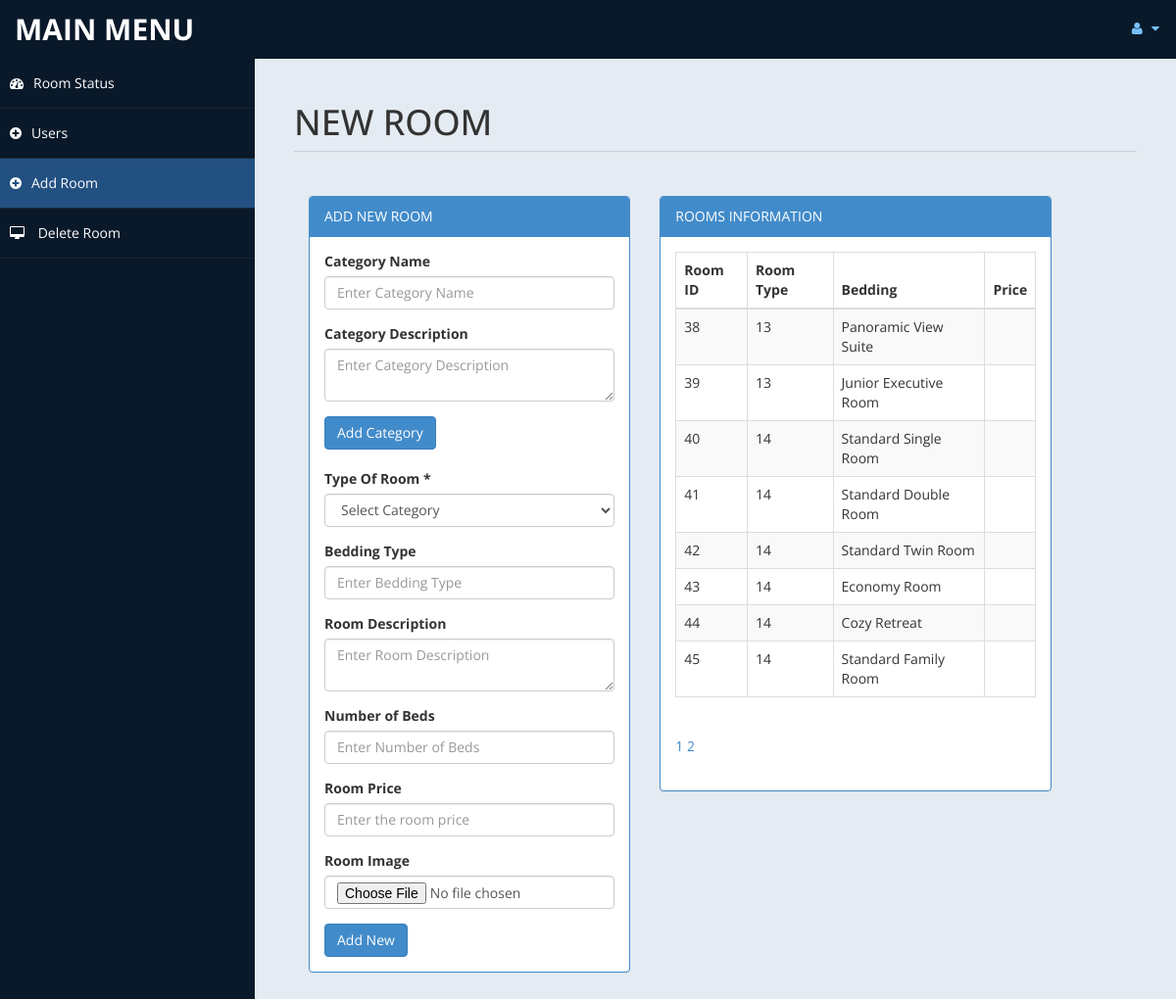
The app's page /admin/room.php?page=2 (signed in) with its own data.
### tables this page shows
CREATE TABLE `tblroom` (
  `ID` int(10) NOT NULL,
  `RoomType` int(10) DEFAULT NULL,
  `RoomName` varchar(200) DEFAULT NULL,
  `MaxAdult` int(5) DEFAULT NULL,
  `MaxChild` int(5) DEFAULT NULL,
  `RoomDesc` mediumtext DEFAULT NULL,
  `NoofBed` int(5) DEFAULT NULL,
  `Image` varchar(200) DEFAULT NULL,
  `RoomFacility` varchar(200) DEFAULT NULL,
  `CreationDate` timestamp NULL DEFAULT current_timestamp()
);

### admin/room.php (the view, shortened to what this page needs)
<!DOCTYPE html>
<html xmlns="http://www.w3.org/1999/xhtml">
<head>
    <link href="assets/css/bootstrap.css" rel="stylesheet" />
    <link href="assets/css/font-awesome.css" rel="stylesheet" />
    <link href="assets/css/custom-styles.css" rel="stylesheet" />
</head>
<body>
    <div id="wrapper">
        <nav class="navbar navbar-default top-navbar" role="navigation">
            <div class="navbar-header">
                <a class="navbar-brand" href="home.php">MAIN MENU </a>
            </div>
            <ul class="nav navbar-top-links navbar-right">
                <li class="dropdown">
                    <a class="dropdown-toggle" data-toggle="dropdown" href="#" aria-expanded="false">
                        <i class="fa fa-user fa-fw"></i> <i class="fa fa-caret-down"></i>
                    </a>
                </li>
            </ul>
        </nav>
        <nav class="navbar-default navbar-side" role="navigation">
            <div class="sidebar-collapse">
                <ul class="nav" id="main-menu">
                    <li>
                        <a  href="settings.php"><i class="fa fa-dashboard"></i>Room Status</a>
                    </li>
                    <li>
                        <a  href="roomuser.php"><i class="fa fa-plus-circle"></i>Users</a>
                    </li>
					<li>
                        <a  class="active-menu" href="room.php"><i class="fa fa-plus-circle"></i>Add Room</a>
                    </li>
                    <li>
                        <a  href="roomdel.php"><i class="fa fa-desktop"></i> Delete Room</a>
                    </li>
            </div>
        </nav>
        <div id="page-wrapper" >
            <div id="page-inner">
			 <div class="row">
                    <div class="col-md-12">
                        <h1 class="page-header">
                           NEW ROOM <small></small>
                        </h1>
                    </div>
                </div>
                <div class="col-md-5 col-sm-5">
                    <div class="panel panel-primary">
                        <div class="panel-heading">
                            ADD NEW ROOM
                        </div>
                        <div class="panel-body">
                        <form method="post">
                                <div class="form-group">
                                    <label>Category Name</label>
                                    <input type="text" name="category_name" class="form-control" placeholder="Enter Category Name" required>
                                </div>
                                <div class="form-group">
                                    <label>Category Description</label>
                                    <textarea name="category_desc" class="form-control" placeholder="Enter Category Description" required></textarea>
                                </div>
                                <input type="submit" name="add_category" value="Add Category" class="btn btn-primary">
                            </form><br>
						<form name="form" method="post" enctype="multipart/form-data">
    <div class="form-group">
        <label>Type Of Room *</label>
        <select name="room-type" class="form-control" required>
                                        <option value="" selected disabled>Select Category</option>
                                    </select>
    </div>
    <div class="form-group">
        <label>Bedding Type</label>
        <input type="text" name="bed" class="form-control" placeholder="Enter Bedding Type" required>
    </div>
    <div class="form-group">
        <label>Room Description</label>
        <textarea name="room_desc" class="form-control" placeholder="Enter Room Description" required></textarea>
    </div>
    <div class="form-group">
        <label>Number of Beds</label>
        <input type="number" name="no_of_beds" class="form-control" placeholder="Enter Number of Beds" required>
    </div>
    <div class="form-group">
        <label>Room Price</label>
        <input type="number" name="room-price" class="form-control" placeholder="Enter the room price" required min="0">
    </div>
    <div class="form-group">
        <label>Room Image</label>
        <input type="file" name="room_image" class="form-control" accept="image/*" required>
    </div>
    <input type="submit" name="add" value="Add New" class="btn btn-primary">
</form>
<?php
include('db.php');
?>
                        </div>
                    </div>
                </div>
                <?php
$recordsPerPage = 10;
$page = isset($_GET['page']) ? (int)$_GET['page'] : 1;
$offset = ($page - 1) * $recordsPerPage;
$totalRecordsQuery = "SELECT COUNT(*) AS total FROM tblroom";
$totalRecordsResult = mysqli_query($con, $totalRecordsQuery);
$totalRecordsRow = mysqli_fetch_assoc($totalRecordsResult);
$totalRecords = $totalRecordsRow['total'];
$totalPages = ceil($totalRecords / $recordsPerPage);
$sql = "SELECT * FROM tblroom LIMIT $offset, $recordsPerPage";
$re = mysqli_query($con, $sql);
?>
    <div class="col-md-6 col-sm-6">
        <div class="panel panel-primary">
            <div class="panel-heading">
                ROOMS INFORMATION
            </div>
<div class="panel-body">
    <div class="table-responsive">
        <table class="table table-striped table-bordered table-hover" id="dataTables-example">
            <thead>
                <tr>
                    <th>Room ID</th>
                    <th>Room Type</th>
                    <th>Bedding</th>
                    <th>Price</th>
                </tr>
            </thead>
            <tbody>
                <?php
                while ($row = mysqli_fetch_array($re)) {
                    $id = $row['ID'];
                    $rowClass = ($id % 2 == 0) ? 'odd gradeX' : 'even gradeC';
                    echo "<tr class='{$rowClass}'>
                            <td>{$row['ID']}</td>
                            <td>{$row['RoomType']}</td>
                            <td>{$row['RoomName']}</td>
                            <td>{$row['room_price']}</td>
                          </tr>";
                }
                ?>
            </tbody>
        </table>
    </div>
    <div class="pagination">
        <?php
        if ($totalPages > 1) {
            for ($i = 1; $i <= $totalPages; $i++) {
                $activeClass = ($i == $page) ? 'class="active"' : '';
                echo "<a href='?page={$i}' {$activeClass}>{$i}</a> ";
            }
        }
        ?>
    </div>
</div>
</div>
</div>
</div>
            </div>
        </div>
</body>
</html>

### admin/assets/css/custom-styles.css (style rules this page uses)
body { font-family: 'Open Sans', sans-serif; }
#wrapper { width: 100%; background:#09192A; }
#page-wrapper { padding: 15px 15px; min-height: 600px; background:#E5EBF2; }
#page-inner { width:100%; margin:10px 20px 10px 0px; background-color:transparent; padding:10px; min-height:1200px; }
h1, .h1, h2, .h2, h3, .h3 { margin-top: 7px; margin-bottom: -5px; }
.page-header { padding-bottom: 9px; margin: 10px 0 45px; border-bottom: 1px solid #C7D1DD; }
.top-navbar { margin:0px; }
.top-navbar .navbar-brand { color: #fff; width: 260px; text-align: left; height: 60px; font-size: 30px; font-weight: 700; text-transform: uppercase; line-height: 30px; }
.top-navbar .nav > li { position: relative; display: inline-block; }
.top-navbar .nav > li > a { position: relative; display: block; padding: 19px 15px; color: #77C0FD; }
.active-menu { background-color:#225081!important; }
.sidebar-collapse , .sidebar-collapse .nav { background:none; }
.sidebar-collapse .nav { padding:0; }
.sidebar-collapse .nav > li > a { color:#fff; background:transparent; text-shadow:none; }
.sidebar-collapse > .nav > li > a { padding:15px 10px; }
.sidebar-collapse > .nav > li { border-bottom: 1px solid rgba(107, 108, 109, 0.19); }
.navbar-side { border:none; background-color: transparent; }
.top-navbar { background:#09192A; border-bottom:none; }
.top-navbar .nav > li > a > i { margin-right: 2px; }
.navbar-default { border:0px solid black; }
.navbar-header { background: #09192A; }
.nav > li > a > i { margin-right:10px; }
@media (min-width:768px) { #page-wrapper { margin: 0 0 0 260px; padding: 15px 30px; min-height: 1200px; } }
@media (min-width:768px) { .navbar-side { z-index: 1; position: absolute; width: 260px; } }
@media (min-width:768px) { .navbar { border-radius: 0px; } }

### records on screen
tblroom: ID "38", RoomType "13", RoomName "Panoramic View Suite"
tblroom: ID "39", RoomType "13", RoomName "Junior Executive Room"
tblroom: ID "40", RoomType "14", RoomName "Standard Single Room"
tblroom: ID "41", RoomType "14", RoomName "Standard Double Room"
tblroom: ID "42", RoomType "14", RoomName "Standard Twin Room"
tblroom: ID "43", RoomType "14", RoomName "Economy Room"
tblroom: ID "44", RoomType "14", RoomName "Cozy Retreat"
tblroom: ID "45", RoomType "14", RoomName "Standard Family Room"
